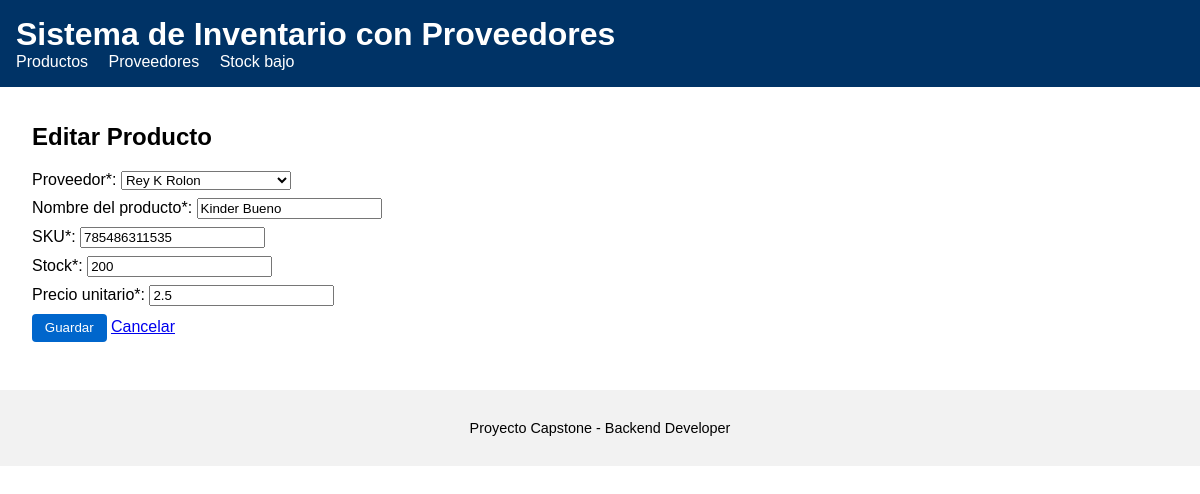
/products/1/edit, run on the app's committed database.
### models.py (models this page shows, shortened)
class Product(db.Model):
    __tablename__ = "products"
    id = db.Column(db.Integer, primary_key=True)
    supplier_id = db.Column(db.Integer, db.ForeignKey("suppliers.id"), nullable=False)
    name = db.Column(db.String(120), nullable=False)
    sku = db.Column(db.String(80), unique=True, nullable=False)
    stock = db.Column(db.Integer, nullable=False, default=0)
    unit_price = db.Column(db.Float, nullable=False, default=0.0)

class Supplier(db.Model):
    __tablename__ = "suppliers"
    id = db.Column(db.Integer, primary_key=True)
    name = db.Column(db.String(120), nullable=False)
    contact_email = db.Column(db.String(120))
    phone = db.Column(db.String(120))
    products = db.relationship("Product", backref="supplier", lazy=True)

### app.py (the view, shortened to what this page needs)
    @app.route("/products/<int:product_id>/edit", methods=["GET", "POST"])
    def edit_product(product_id):
        product = Product.query.get_or_404(product_id)
        suppliers = Supplier.query.order_by(Supplier.name).all()
        errors = []
        return render_template(
            "products_from.html",
            errors=errors,
            product=product,
            suppliers=suppliers
        )

### templates/products_from.html (shortened to what this page needs)
{% extends "base.html" %}
{% block content %}
<h2>{% if product %}Editar Producto{% else %}Nuevo Producto{% endif %}</h2>
<form method="post">
    <label>Proveedor*:
        <select name="supplier_id" required>
            {% for sup in suppliers %}
                <option value="{{ sup.id }}"
                    {% if product and product.supplier_id == sup.id %}selected{% endif %}>
                    {{ sup.name }}
                </option>
            {% endfor %}
        </select>
    </label>
    <label>Nombre del producto*:
        <input type="text" name="name" required value="{{ product.name if product else '' }}">
    </label>
    <label>SKU*:
        <input type="text" name="sku" required value="{{ product.sku if product else '' }}">
    </label>
    <label>Stock*:
        <input type="number" name="stock" min="0" required value="{{ product.stock if product else 0 }}">
    </label>
    <label>Precio unitario*:
        <input type="number" step="0.01" min="0" name="unit_price" required value="{{ product.unit_price if product else 0 }}">
    </label>
    <button type="submit">Guardar</button>
    <a href="{{ url_for('list_products') }}">Cancelar</a>
</form>
{% endblock %}

### static/css/styles.css (style rules this page uses)
body { font-family: Arial, sans-serif; margin: 0; padding: 0; }
.btn, button { background: #0066cc; color: white; padding: 0.4rem 0.8rem; border: none; cursor: pointer; border-radius: 4px; }
form label { display: block; margin: 0.5rem 0; }

### data on the page
Product: supplier_id "Rey K Rolon", name "Kinder Bueno", sku "785486311535", stock "200", unit_price "2.5"
